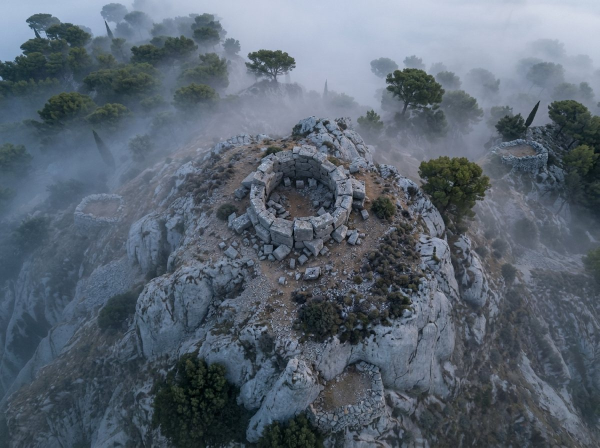
#> input picture books/agreeing-among-liars/img/crown.jpg, 1200 x 896 px, given in place of chart-arche.png, which was not available (shown at 1/2 size)
$ python chart_layout.py out.png
#> lines starting #> are read from the running program, lines starting #| are printed output that depends on the picture; pictures that were not available may be replaced by others from this repository, and a replacement may not be noted
"""Lay the two island views (art/refs/chart_views.py) on one square canvas for the chart.

    python3 art/refs/chart_layout.py [out.png]

Both views are rendered at the same metres per pixel and scaled by the same factor, so the
islands keep their true relative size. Arche sits top-left and Paxos bottom-right along the
diagonal, each with north up; the top-right corner is left clear for the compass rose and
the bottom-left for open sea. The islands' spacing is not canon (the explorer has a slider
for it), so the layout only has to use the square well.
"""
import sys
from PIL import Image

SIZE = 2048
SEA = (168, 196, 214)
# (view, centre of its island as a fraction of the canvas)
PLACE = [("art/refs/chart-arche.png", (0.30, 0.30)), ("art/refs/chart-paxos.png", (0.70, 0.70))]
FACTOR = 0.76          # canvas pixels per view pixel, the same for both islands

out = sys.argv[1] if len(sys.argv) > 1 else "art/refs/chart-layout.png"
canvas = Image.new("RGB", (SIZE, SIZE), SEA)
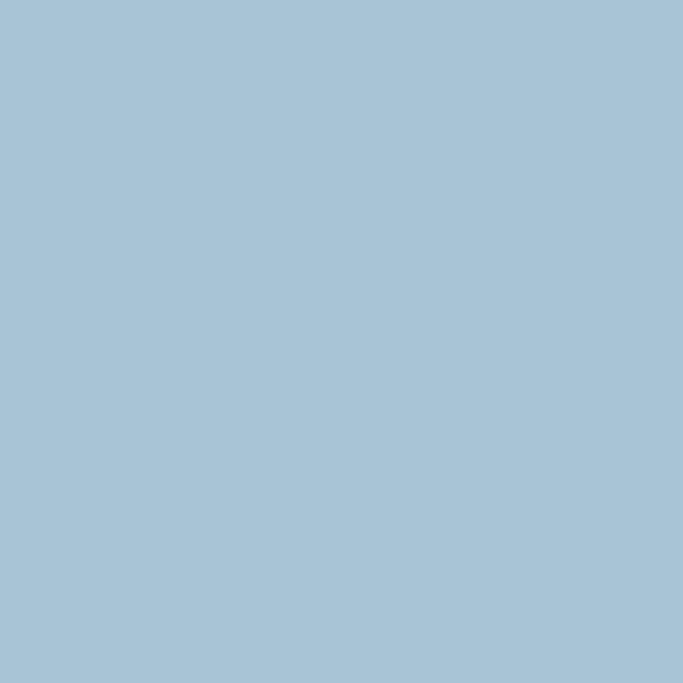
#> canvas: PIL image 2048x2048 RGB (shown at 1/3 size); mean R, G, B 168, 196, 214
for path, (fx, fy) in PLACE:
    im = Image.open(path).convert("RGBA")
    im = im.crop(im.getbbox())
    im = im.resize((round(im.width * FACTOR), round(im.height * FACTOR)), Image.LANCZOS)
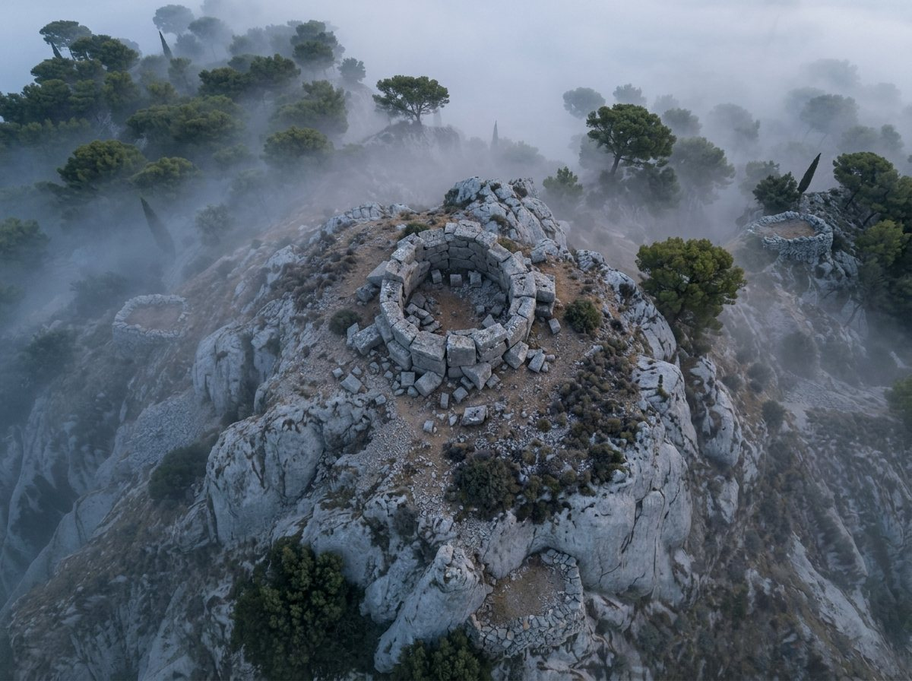
#> im: PIL image 912x681 RGBA; mean R, G, B, A 89.9, 101, 113.5, 255
    canvas.paste(im, (round(fx * SIZE - im.width / 2), round(fy * SIZE - im.height / 2)), im)
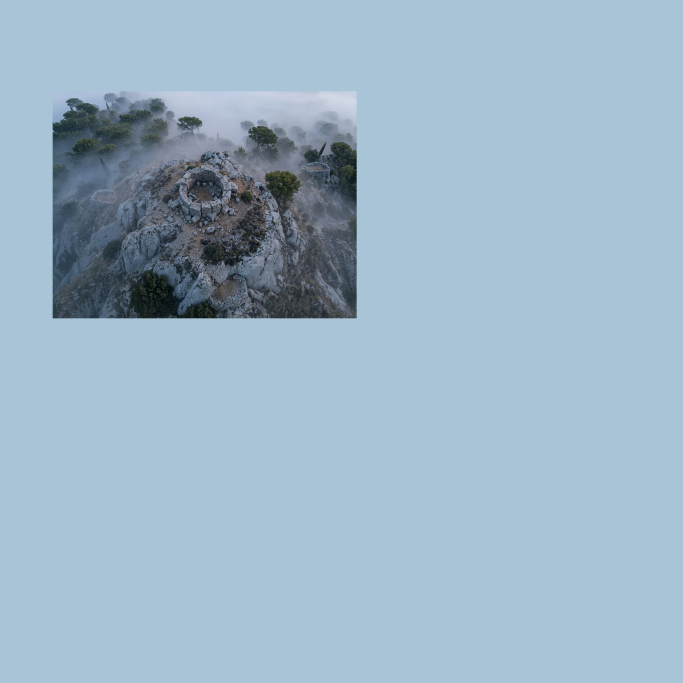
#> canvas: PIL image 2048x2048 RGB (shown at 1/3 size); mean R, G, B 156.4, 181.9, 199.1
#> pass 2 of the loop `for path, (fx, fy) in PLACE:`:
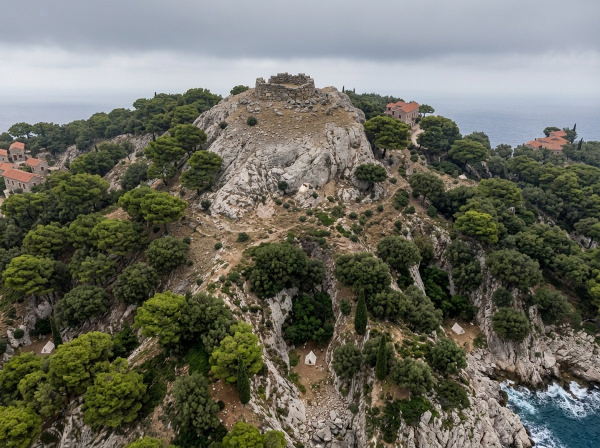
#> input picture books/agreeing-among-liars/img/mount-phyle.jpg, 1200 x 896 px, given in place of chart-paxos.png, which was not available (shown at 1/2 size)
#> `im = im.resize((round(im.width * FACTOR), round(im.height * FACTOR)), ..`:
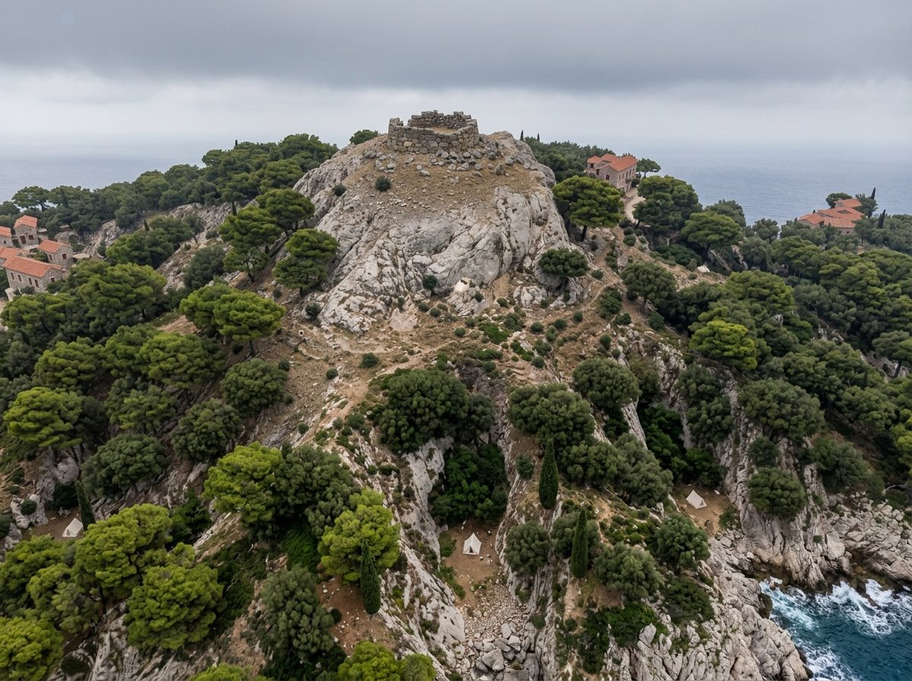
#> im: PIL image 912x681 RGBA; mean R, G, B, A 106, 106.5, 95.2, 255
#> `canvas.paste(im, (round(fx * SIZE - im.width / 2), round(fy * SIZE - i..`:
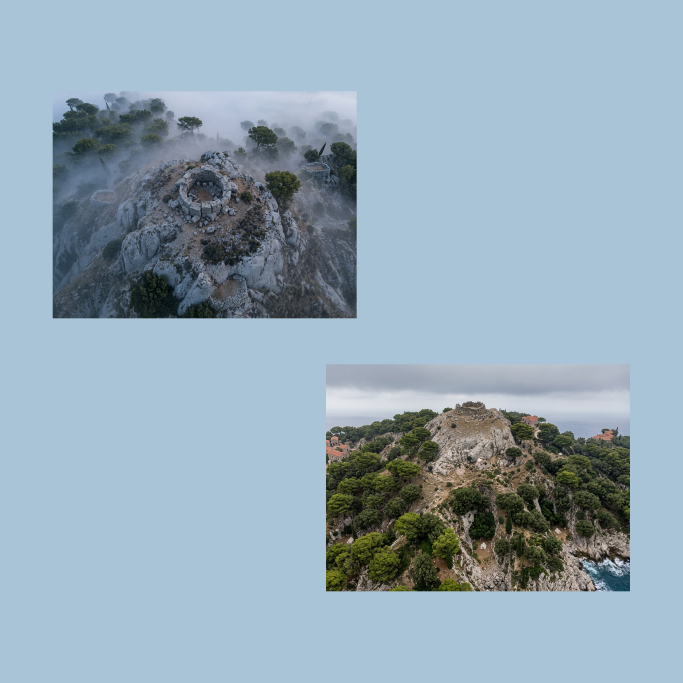
#> canvas: PIL image 2048x2048 RGB (shown at 1/3 size); mean R, G, B 147.2, 168.7, 181.5
canvas.save(out)
print("CHART LAYOUT ->", out)
